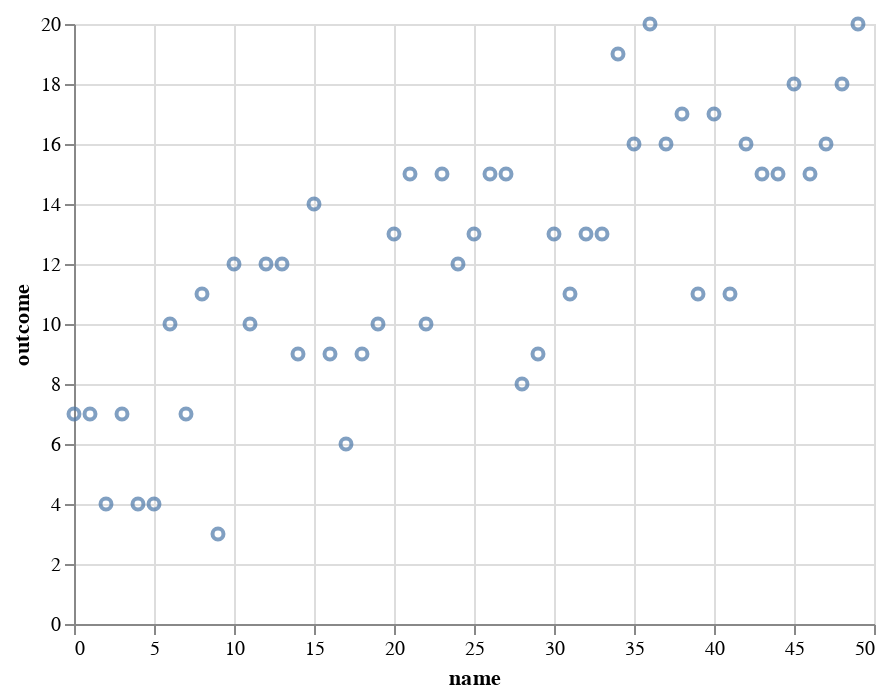

The notebook cell saved with this chart:
### Markdown cell above
### Exercise 5 part III

Visualise the number of heads each student got and compare the variance in this to what is predicted by theory. Revise your answer to part I of this exercise.

### Code cell
emp_var = head_counts["outcome"].var()
thry_var = stats.binom.var(n = num_flips, p = wald_estimate[0])

print(emp_var,thry_var)

alt.Chart(head_counts).mark_point().encode(
    x = "name",
    y = "outcome"
)

### Figure 1 — Vega-Lite specification as saved in the notebook (floating-point values rounded to 4 significant figures)
{"config": {"view": {"continuousWidth": 400, "continuousHeight": 300}}, "data": {"name": "data-6848c08f6b43d814c683ff191c0a1025"}, "mark": "point", "encoding": {"x": {"type": "quantitative", "field": "name"}, "y": {"type": "quantitative", "field": "outcome"}}, "$schema": "https://vega.github.io/schema/vega-lite/v4.8.1.json", "datasets": {"data-6848c08f6b43d814c683ff191c0a1025": [{"outcome": 7, "name": 0}, {"outcome": 7, "name": 1}, {"outcome": 4, "name": 2}, {"outcome": 7, "name": 3}, {"outcome": 4, "name": 4}, {"outcome": 4, "name": 5}, {"outcome": 10, "name": 6}, {"outcome": 7, "name": 7}, {"outcome": 11, "name": 8}, {"outcome": 3, "name": 9}, {"outcome": 12, "name": 10}, {"outcome": 10, "name": 11}, {"outcome": 12, "name": 12}, {"outcome": 12, "name": 13}, {"outcome": 9, "name": 14}, {"outcome": 14, "name": 15}, {"outcome": 9, "name": 16}, {"outcome": 6, "name": 17}, {"outcome": 9, "name": 18}, {"outcome": 10, "name": 19}, {"outcome": 13, "name": 20}, {"outcome": 15, "name": 21}, {"outcome": 10, "name": 22}, {"outcome": 15, "name": 23}, {"outcome": 12, "name": 24}, {"outcome": 13, "name": 25}, {"outcome": 15, "name": 26}, {"outcome": 15, "name": 27}, {"outcome": 8, "name": 28}, {"outcome": 9, "name": 29}, {"outcome": 13, "name": 30}, {"outcome": 11, "name": 31}, {"outcome": 13, "name": 32}, {"outcome": 13, "name": 33}, {"outcome": 19, "name": 34}, {"outcome": 16, "name": 35}, {"outcome": 20, "name": 36}, {"outcome": 16, "name": 37}, {"outcome": 17, "name": 38}, {"outcome": 11, "name": 39}, {"outcome": 17, "name": 40}, {"outcome": 11, "name": 41}, {"outcome": 16, "name": 42}, {"outcome": 15, "name": 43}, {"outcome": 15, "name": 44}, {"outcome": 18, "name": 45}, {"outcome": 15, "name": 46}, {"outcome": 16, "name": 47}, {"outcome": 18, "name": 48}, {"outcome": 20, "name": 49}]}}
